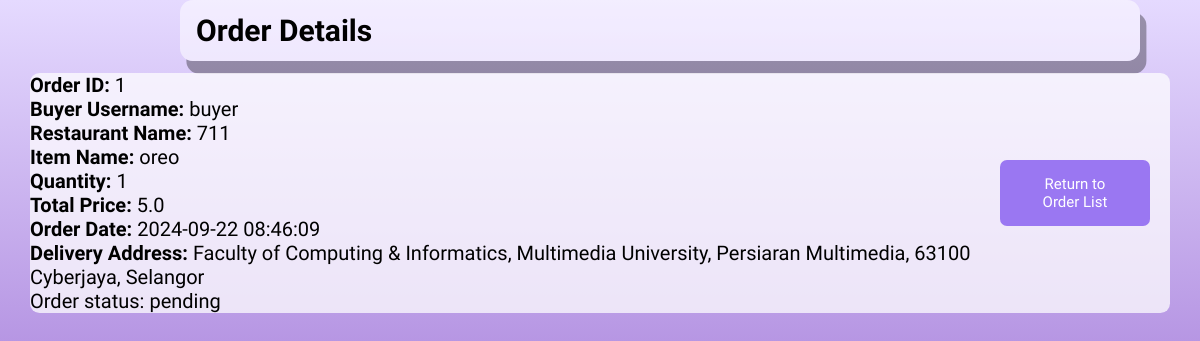
/buyer_order_details/1, run on an earlier commit of the app's database.
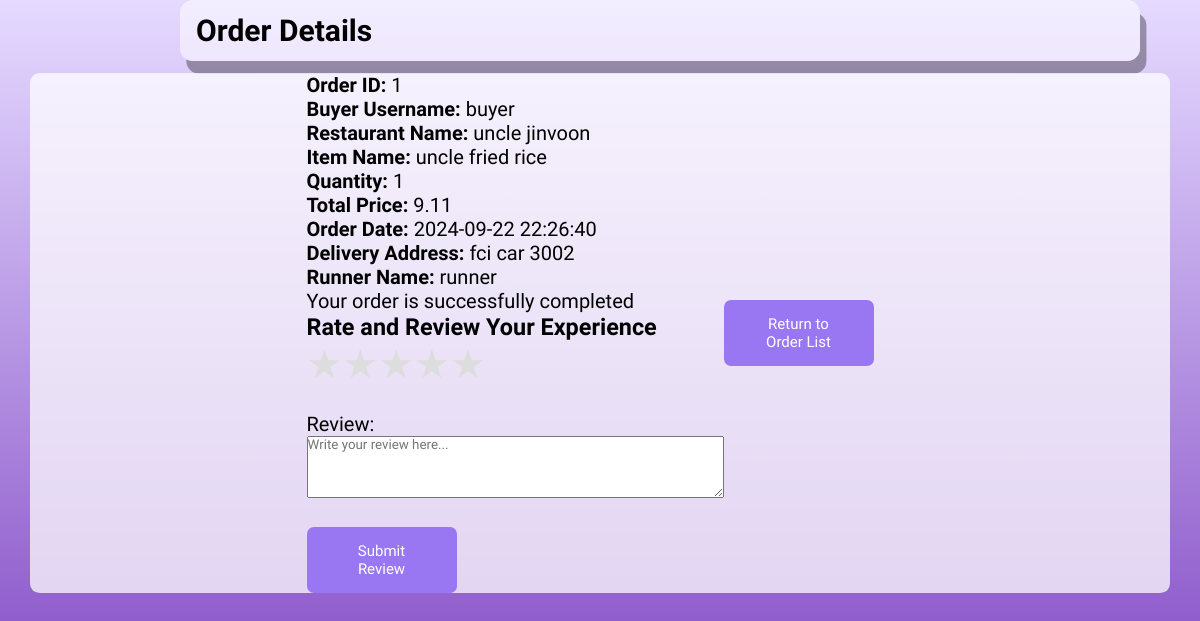
And on a later commit of the database.
### tables this page shows
CREATE TABLE orders (
            id INTEGER PRIMARY KEY AUTOINCREMENT,
            buyer_username TEXT NOT NULL,
            restaurant_name TEXT NOT NULL,
            item_name TEXT NOT NULL,
            total_price REAL NOT NULL,
            quantity INTEGER NOT NULL,
            order_date TIMESTAMP DEFAULT CURRENT_TIMESTAMP, 
            order_status TEXT DEFAULT 'available',
            status TEXT DEFAULT 'pending',
            runner_name TEXT,
            runner_lat REAL,
            runner_lng REAL,
            delivery_address TEXT,
            delivery_lat REAL,
            delivery_lng REAL
        );

### app.py (the view)
@app.route('/buyer_order_details/<int:order_id>', methods=['GET'])
def buyer_order_details(order_id):
    conn = get_db_connection()
    cursor = conn.cursor()
    query = """
        SELECT id, buyer_username, restaurant_name, item_name, total_price, quantity, order_date, delivery_address, delivery_lat, delivery_lng, runner_lat, runner_lng, runner_name, status, order_status
        FROM orders
        WHERE id = ?
    """
    cursor.execute(query, (order_id,))
    order = cursor.fetchone()
    if order is None:
        return redirect(url_for('buyer_orders'))
    cursor.execute("""
        SELECT rating, review FROM order_reviews
        WHERE order_id = ? AND buyer_username = ?
    """, (order_id, session.get('username')))
    submitted_review = cursor.fetchone()
    conn.close()
    return render_template('buyer_order_details.html', order=order, submitted_review=submitted_review)

### app.py (called while the page is built)
def get_db_connection():
    con = sqlite3.connect(os.path.join(os.path.dirname(__file__), 'database.db'))
    con.row_factory = sqlite3.Row
    return con

### templates/buyer_order_details.html (shortened to what the changed rows need)
<!DOCTYPE html>
<html lang="en">
<head>
    <link rel="stylesheet" href="https://unpkg.com/leaflet/dist/leaflet.css" />
    <link rel="stylesheet" type="text/css" href="../static/style(BP).css">
    <link rel="stylesheet" href="https://unpkg.com/boxicons@latest/css/boxicons.min.css">
    <link href="https://cdn.jsdelivr.net/npm/remixicon@4.3.0/fonts/remixicon.css" rel="stylesheet"/>
    <link rel="stylesheet" href="https://unpkg.com/aos@next/dist/aos.css" />
</head>
<body>
    <div class="container">
        <div class="table">
            <div class="table-header">
                <h2>Order Details</h2>
            </div>
        </div>
            <div class="table-body">
                <div class="order-summary">
                    <p><strong>Order ID:</strong> {{ order.id }}</p>
                    <p><strong>Buyer Username:</strong> {{ order.buyer_username }}</p>
                    <p><strong>Restaurant Name:</strong> {{ order.restaurant_name }}</p>
                    <p><strong>Item Name:</strong> {{ order.item_name }}</p>
                    <p><strong>Quantity:</strong> {{ order.quantity }}</p>
                    <p><strong>Total Price:</strong> {{ order.total_price }}</p>
                    <p><strong>Order Date:</strong> {{ order.order_date }}</p>
                    <p><strong>Delivery Address:</strong> {{ order.delivery_address }}</p>
                    {% if order.runner_name %}
                    <p><strong>Runner Name:</strong> {{ order.runner_name }}</p>
                    {% endif %}
                    {% if order.order_status == 'completed' %}
                        <p class="status-message">Your order is successfully completed</p>
                        {% if submitted_review %}
                        <div class="submitted-review">
                            <h3>Thank you for your review!</h3>
                            <p><strong>Your Rating:</strong></p>
                            <div class="star-rating">
                                {% for i in range(1, 6) %}
                                    {% if i <= submitted_review[0] %}
                                        <label class="active">&#9733;</label>
                                    {% else %}
                                        <label>&#9734;</label>
                                    {% endif %}
                                {% endfor %}
                            </div>
                            <p><strong>Your Review:</strong> {{ submitted_review[1] }}</p>
                        </div>
                        {% else %}
                            <h3>Rate and Review Your Experience</h3>
                            <form action="{{ url_for('submit_review', order_id=order.id) }}" method="POST" id="rating-form">
                                <div class="star-rating" id="star-rating">
                                    <label data-value="1">&#9733;</label>
                                    <label data-value="2">&#9733;</label>
                                    <label data-value="3">&#9733;</label>
                                    <label data-value="4">&#9733;</label>
                                    <label data-value="5">&#9733;</label>
                                </div>
                                <input type="hidden" name="rating" id="rating-value" required><br><br>
                                <label for="review">Review:</label><br>
                                <textarea name="review" id="review" rows="4" cols="50" placeholder="Write your review here..." required></textarea><br><br>
                                <button type="submit" class="button">Submit Review</button>
                            </form>
                        {% endif %}
                    {% elif order.status == 'picked up' %}
                        <p class="status-message">Runner is delivering your order</p>
                    {% elif order.status == 'preparing' %}
                        <p class="status-message">Seller is preparing your food</p>
                    {% elif order.status == 'delivered' %}
                        <p class="status-message">Your food is ready for runner to pick up</p>
                    {% else %}
                        <p class="status-message">Order status: {{ order.status }}</p>
                    {% endif %}
                </div>
            </div>
    </div>
</body>
</html>

What changed in the data, as far as the page shows it:
changed orders "buyer": restaurant_name "711" → "uncle jinvoon"; item_name "oreo" → "uncle fried rice"; total_price "5.0" → "9.11"; order_date "2024-09-22 08:46:09" → "2024-09-22 22:26:40"; delivery_address "Faculty of Computing & Informatics, Multimedia University, Persiaran Multimedia, 63100 Cyberjaya, Selangor" → "fci car 3002"; runner_name (not shown) → "runner"; order_status "available" → "completed" (drawn); status "pending" → (not shown)
Also different on the page:
text no longer shown: "Order status:"
text now shown: "Runner Name: Your order is successfully completed Rate and Review Your Experience Review: Submit Review"
